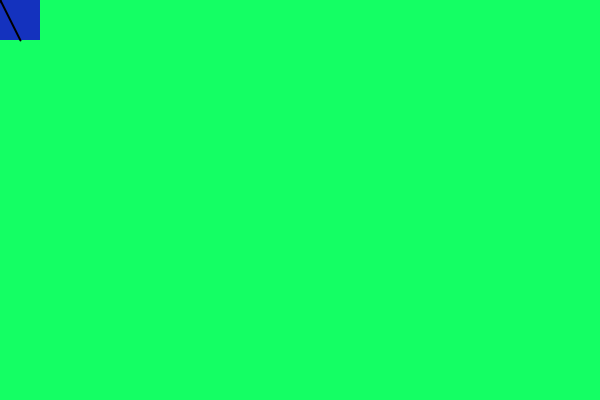
Frame 1 (no input)
Frame 60 (the mouse pressed at the canvas centre just before this capture): identical to frame 1, image omitted
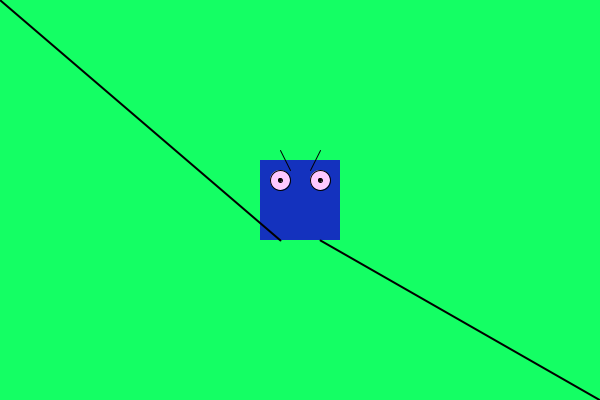
Frame 120 (the mouse held since frame 60 and released just before this capture)

The Processing sketch that drew these frames (run headless with seeded random() and noise(); from frame 60 on, the mouse is pressed at the canvas centre):

// Processing sketch: processing_155666
// ── processing_155666.pde

void setup() {
  size (600, 400);
 
}

void draw () {
  background (20, 255, 100);
  rectMode (CENTER);
  noStroke ();
  fill (20, 50, 190);
  rect (mouseX, mouseY, 80, 80);
  
  //feet
  stroke (0);
  strokeWeight (2);
  line (mouseX-20, mouseY+40, mouseX-pmouseX, mouseY-pmouseY);
  line (mouseX+20, mouseY+40, mouseX+pmouseX, mouseY+pmouseY);
  
  //body
  strokeWeight(1);
  fill (mouseX, mouseY, 255);
  ellipse (mouseX-20, mouseY-20, 20, 20);
  ellipse (mouseX+20, mouseY-20, 20, 20);
  fill(0);
  ellipse (mouseX-20, mouseY-20, 4, 4);
  ellipse (mouseX+20, mouseY-20, 4, 4);
  
  //eyebrows
  line (mouseX-10, mouseY-30, mouseX-20, mouseY-50);
  line (mouseX+10, mouseY-30, mouseX+20, mouseY-50);  
  
 
}
